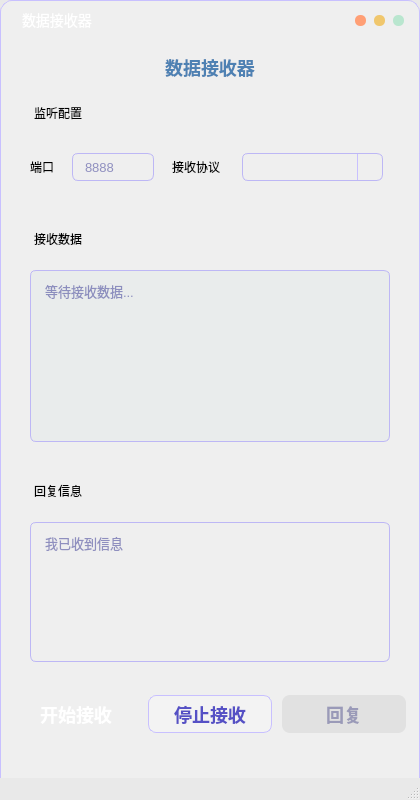
<?xml version="1.0" encoding="UTF-8"?>
<ui version="4.0">
 <class>DataReceiveServerClass</class>
 <widget class="QMainWindow" name="DataReceiveServerClass">
  <property name="geometry">
   <rect>
    <x>0</x>
    <y>0</y>
    <width>420</width>
    <height>800</height>
   </rect>
  </property>
  <property name="minimumSize">
   <size>
    <width>420</width>
    <height>800</height>
   </size>
  </property>
  <property name="maximumSize">
   <size>
    <width>420</width>
    <height>800</height>
   </size>
  </property>
  <property name="windowTitle">
   <string>数据接收器</string>
  </property>
  <property name="styleSheet">
   <string notr="true">QMainWindow {
    background: #E9E9E9;
    font-family: &quot;Microsoft YaHei&quot;, &quot;Segoe UI&quot;, sans-serif;
}

QWidget#centralWidget {
    background: #E9E9E9;
}

QFrame#frameWindow {
    background: #EFEFEF;
    border: 1px solid #C8C0FF;
    border-radius: 12px;
}

QFrame#frameTitleBar {
    background: qlineargradient(x1:0, y1:0, x2:1, y2:0,
        stop:0 #4B47B9, stop:1 #249C86);
    border: none;
    border-top-left-radius: 12px;
    border-top-right-radius: 12px;
}

QLabel#label_TitleBar {
    color: #FFFFFF;
    font-size: 14px;
    background: transparent;
}

QLabel#label_Dot1,
QLabel#label_Dot2,
QLabel#label_Dot3 {
    min-width: 11px;
    max-width: 11px;
    min-height: 11px;
    max-height: 11px;
    border-radius: 5px;
}

QLabel#label_Dot1 { background: #FF9F75; }
QLabel#label_Dot2 { background: #F0C76D; }
QLabel#label_Dot3 { background: #B9E6CF; }

QLabel#label_Title {
    color: #4E81B3;
    font-size: 18px;
    font-weight: 500;
    background: transparent;
}

QFrame[class=&quot;card&quot;] {
    background: #F2F2F2;
    border: 1px solid #C8C0FF;
    border-radius: 12px;
}

QFrame[class=&quot;cardHeaderPurple&quot;] {
    background: #E8E5F5;
    border: none;
    border-top-left-radius: 12px;
    border-top-right-radius: 12px;
}

QFrame[class=&quot;cardHeaderGreen&quot;] {
    background: #D7EBE5;
    border: none;
    border-top-left-radius: 12px;
    border-top-right-radius: 12px;
}

QLabel[class=&quot;cardHeaderTextPurple&quot;] {
    color: #5F58CB;
    font-size: 14px;
    font-weight: 600;
    background: transparent;
}

QLabel[class=&quot;cardHeaderTextGreen&quot;] {
    color: #2E8F79;
    font-size: 14px;
    font-weight: 600;
    background: transparent;
}

QLabel[class=&quot;fieldLabel&quot;] {
    color: #5550C5;
    font-size: 13px;
    font-weight: 500;
    background: transparent;
}

QLineEdit,
QTextEdit {
    background: #EFEFEF;
    color: #303090;
    border: 1px solid #BDB7F5;
    border-radius: 6px;
    padding: 6px 10px;
    font-size: 13px;
}

QComboBox {
    background: #EFEFEF;
    color: #303090;
    border: 1px solid #BDB7F5;
    border-radius: 6px;
    padding: 4px 10px;
    font-size: 13px;
    selection-background-color: #D7EBE5;
}

QTextEdit#textEdit_Receiver {
    background: #E9ECEC;
    line-height: 150%;
}

QLineEdit:focus,
QTextEdit:focus {
    border-color: #5F58CB;
    background: #F7F7FF;
}

QComboBox:focus {
    border-color: #5F58CB;
}

QComboBox::drop-down {
    width: 24px;
    border-left: 1px solid #C8C0FF;
}

QComboBox QAbstractItemView {
    background: #FFFFFF;
    color: #303090;
    border: 1px solid #BDB7F5;
    selection-background-color: #D7EBE5;
}

QRadioButton {
    color: #5550C5;
    font-size: 13px;
    spacing: 5px;
    background: transparent;
}

QRadioButton::indicator {
    width: 13px;
    height: 13px;
    border-radius: 7px;
    border: 1px solid #BDB7F5;
    background: #EFEFEF;
}

QRadioButton::indicator:checked {
    background: #5550C5;
    border: 2px solid #EFEFEF;
}

QPushButton {
    color: #FFFFFF;
    background: qlineargradient(x1:0, y1:0, x2:1, y2:0,
        stop:0 #5450C9, stop:1 #22A486);
    border: none;
    border-radius: 8px;
    font-size: 18px;
    font-weight: 500;
}

QPushButton:hover {
    background: qlineargradient(x1:0, y1:0, x2:1, y2:0,
        stop:0 #6762D8, stop:1 #28B997);
}

QPushButton:pressed {
    background: qlineargradient(x1:0, y1:0, x2:1, y2:0,
        stop:0 #4541B3, stop:1 #1E8F76);
}

QPushButton#pushButton_Stop {
    color: #5550C5;
    background: #F3F3F3;
    border: 1px solid #C8C0FF;
}

QPushButton#pushButton_Stop:hover {
    background: #E8E5F5;
}

QPushButton:disabled {
    color: #9A9AB8;
    background: #E1E1E1;
}
</string>
  </property>
  <widget class="QWidget" name="centralWidget">
   <widget class="QFrame" name="frameWindow">
    <property name="geometry">
     <rect>
      <x>0</x>
      <y>0</y>
      <width>420</width>
      <height>800</height>
     </rect>
    </property>
    <widget class="QFrame" name="frameTitleBar">
     <property name="geometry">
      <rect>
       <x>1</x>
       <y>1</y>
       <width>418</width>
       <height>38</height>
      </rect>
     </property>
     <widget class="QLabel" name="label_TitleBar">
      <property name="geometry">
       <rect>
        <x>21</x>
        <y>0</y>
        <width>180</width>
        <height>38</height>
       </rect>
      </property>
      <property name="text">
       <string>数据接收器</string>
      </property>
      <property name="alignment">
       <set>Qt::AlignLeading|Qt::AlignLeft|Qt::AlignVCenter</set>
      </property>
     </widget>
     <widget class="QLabel" name="label_Dot1">
      <property name="geometry">
       <rect>
        <x>354</x>
        <y>14</y>
        <width>11</width>
        <height>11</height>
       </rect>
      </property>
      <property name="text">
       <string/>
      </property>
     </widget>
     <widget class="QLabel" name="label_Dot2">
      <property name="geometry">
       <rect>
        <x>373</x>
        <y>14</y>
        <width>11</width>
        <height>11</height>
       </rect>
      </property>
      <property name="text">
       <string/>
      </property>
     </widget>
     <widget class="QLabel" name="label_Dot3">
      <property name="geometry">
       <rect>
        <x>392</x>
        <y>14</y>
        <width>11</width>
        <height>11</height>
       </rect>
      </property>
      <property name="text">
       <string/>
      </property>
     </widget>
    </widget>
    <widget class="QLabel" name="label_Title">
     <property name="geometry">
      <rect>
       <x>0</x>
       <y>55</y>
       <width>420</width>
       <height>24</height>
      </rect>
     </property>
     <property name="text">
      <string>数据接收器</string>
     </property>
     <property name="alignment">
      <set>Qt::AlignCenter</set>
     </property>
    </widget>
    <widget class="QFrame" name="frameConfig">
     <property name="geometry">
      <rect>
       <x>14</x>
       <y>95</y>
       <width>392</width>
       <height>112</height>
      </rect>
     </property>
     <property name="class" stdset="0">
      <string>card</string>
     </property>
     <widget class="QFrame" name="frameConfigHeader">
      <property name="geometry">
       <rect>
        <x>1</x>
        <y>1</y>
        <width>390</width>
        <height>34</height>
       </rect>
      </property>
      <property name="class" stdset="0">
       <string>cardHeaderPurple</string>
      </property>
      <widget class="QLabel" name="label_GroupConfig">
       <property name="geometry">
        <rect>
         <x>19</x>
         <y>0</y>
         <width>180</width>
         <height>34</height>
        </rect>
       </property>
       <property name="text">
        <string>监听配置</string>
       </property>
       <property name="alignment">
        <set>Qt::AlignLeading|Qt::AlignLeft|Qt::AlignVCenter</set>
       </property>
       <property name="class" stdset="0">
        <string>cardHeaderTextPurple</string>
       </property>
      </widget>
     </widget>
     <widget class="QLabel" name="label">
      <property name="geometry">
       <rect>
        <x>16</x>
        <y>58</y>
        <width>36</width>
        <height>28</height>
       </rect>
      </property>
      <property name="text">
       <string>端口</string>
      </property>
      <property name="alignment">
       <set>Qt::AlignLeading|Qt::AlignLeft|Qt::AlignVCenter</set>
      </property>
      <property name="class" stdset="0">
       <string>fieldLabel</string>
      </property>
     </widget>
     <widget class="QLineEdit" name="lineEdit_Port">
      <property name="geometry">
       <rect>
        <x>58</x>
        <y>58</y>
        <width>82</width>
        <height>28</height>
       </rect>
      </property>
      <property name="placeholderText">
       <string>8888</string>
      </property>
     </widget>
     <widget class="QLabel" name="label_Protocol">
      <property name="geometry">
       <rect>
        <x>158</x>
        <y>58</y>
        <width>68</width>
        <height>28</height>
       </rect>
      </property>
      <property name="text">
       <string>接收协议</string>
      </property>
      <property name="alignment">
       <set>Qt::AlignLeading|Qt::AlignLeft|Qt::AlignVCenter</set>
      </property>
      <property name="class" stdset="0">
       <string>fieldLabel</string>
      </property>
     </widget>
     <widget class="QComboBox" name="comboBox_protocol">
      <property name="geometry">
       <rect>
        <x>228</x>
        <y>58</y>
        <width>141</width>
        <height>28</height>
       </rect>
      </property>
     </widget>
    </widget>
    <widget class="QFrame" name="frameData">
     <property name="geometry">
      <rect>
       <x>14</x>
       <y>221</y>
       <width>392</width>
       <height>238</height>
      </rect>
     </property>
     <property name="class" stdset="0">
      <string>card</string>
     </property>
     <widget class="QFrame" name="frameDataHeader">
      <property name="geometry">
       <rect>
        <x>1</x>
        <y>1</y>
        <width>390</width>
        <height>34</height>
       </rect>
      </property>
      <property name="class" stdset="0">
       <string>cardHeaderGreen</string>
      </property>
      <widget class="QLabel" name="label_GroupData">
       <property name="geometry">
        <rect>
         <x>19</x>
         <y>0</y>
         <width>180</width>
         <height>34</height>
        </rect>
       </property>
       <property name="text">
        <string>接收数据</string>
       </property>
       <property name="alignment">
        <set>Qt::AlignLeading|Qt::AlignLeft|Qt::AlignVCenter</set>
       </property>
       <property name="class" stdset="0">
        <string>cardHeaderTextGreen</string>
       </property>
      </widget>
     </widget>
     <widget class="QTextEdit" name="textEdit_Receiver">
      <property name="geometry">
       <rect>
        <x>16</x>
        <y>49</y>
        <width>360</width>
        <height>172</height>
       </rect>
      </property>
      <property name="readOnly">
       <bool>true</bool>
      </property>
      <property name="placeholderText">
       <string>等待接收数据...</string>
      </property>
     </widget>
    </widget>
    <widget class="QFrame" name="frameReply">
     <property name="geometry">
      <rect>
       <x>14</x>
       <y>473</y>
       <width>392</width>
       <height>206</height>
      </rect>
     </property>
     <property name="class" stdset="0">
      <string>card</string>
     </property>
     <widget class="QFrame" name="frameReplyHeader">
      <property name="geometry">
       <rect>
        <x>1</x>
        <y>1</y>
        <width>390</width>
        <height>34</height>
       </rect>
      </property>
      <property name="class" stdset="0">
       <string>cardHeaderGreen</string>
      </property>
      <widget class="QLabel" name="label_GroupReply">
       <property name="geometry">
        <rect>
         <x>19</x>
         <y>0</y>
         <width>180</width>
         <height>34</height>
        </rect>
       </property>
       <property name="text">
        <string>回复信息</string>
       </property>
       <property name="alignment">
        <set>Qt::AlignLeading|Qt::AlignLeft|Qt::AlignVCenter</set>
       </property>
       <property name="class" stdset="0">
        <string>cardHeaderTextGreen</string>
       </property>
      </widget>
     </widget>
     <widget class="QTextEdit" name="textEdit_Reply">
      <property name="geometry">
       <rect>
        <x>16</x>
        <y>49</y>
        <width>360</width>
        <height>140</height>
       </rect>
      </property>
      <property name="placeholderText">
       <string>我已收到信息</string>
      </property>
     </widget>
    </widget>
    <widget class="QPushButton" name="pushButton_Start">
     <property name="geometry">
      <rect>
       <x>14</x>
       <y>695</y>
       <width>124</width>
       <height>38</height>
      </rect>
     </property>
     <property name="cursor">
      <cursorShape>PointingHandCursor</cursorShape>
     </property>
     <property name="text">
      <string>开始接收</string>
     </property>
    </widget>
    <widget class="QPushButton" name="pushButton_Stop">
     <property name="geometry">
      <rect>
       <x>148</x>
       <y>695</y>
       <width>124</width>
       <height>38</height>
      </rect>
     </property>
     <property name="cursor">
      <cursorShape>PointingHandCursor</cursorShape>
     </property>
     <property name="text">
      <string>停止接收</string>
     </property>
    </widget>
    <widget class="QPushButton" name="pushButton_Reply">
     <property name="enabled">
      <bool>false</bool>
     </property>
     <property name="geometry">
      <rect>
       <x>282</x>
       <y>695</y>
       <width>124</width>
       <height>38</height>
      </rect>
     </property>
     <property name="cursor">
      <cursorShape>PointingHandCursor</cursorShape>
     </property>
     <property name="text">
      <string>回复</string>
     </property>
    </widget>
   </widget>
  </widget>
  <widget class="QStatusBar" name="statusBar"/>
 </widget>
 <resources>
  <include location="DataReceiveServer.qrc"/>
 </resources>
 <connections/>
</ui>
